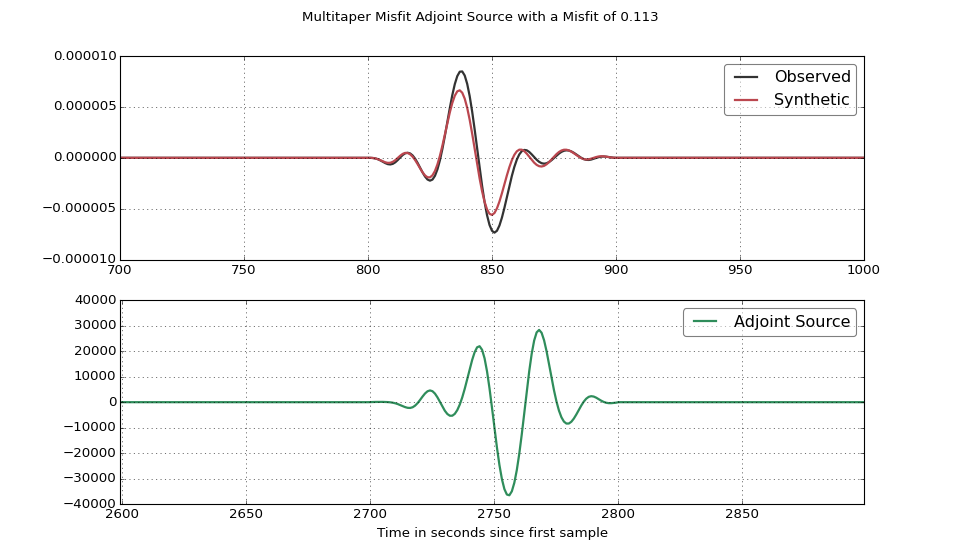

Write Python code to recreate this figure.
import pyadjoint
import matplotlib.pylab as plt
fig = plt.figure(figsize=(12, 7))
obs, syn = pyadjoint.utils.get_example_data()
obs = obs.select(component="Z")[0]
syn = syn.select(component="Z")[0]
start, end = pyadjoint.utils.EXAMPLE_DATA_PDIFF
pyadjoint.calculate_adjoint_source("multitaper_misfit", obs, syn, 20.0, 100.0,
                                   start, end, adjoint_src=True, plot=fig)
plt.show()
